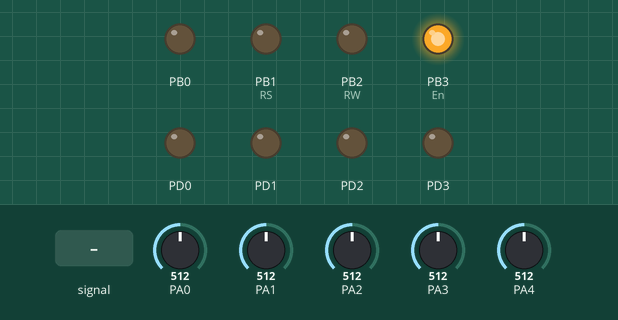
Bench run of a program on a simulated ATmega32, built with avr-gcc and emulated at 16 MHz. Shown: output pins drawn as LEDs (lit = HIGH). Wiring (inferred from the names in the program): 24Cxx EEPROM at I2C address 0x50. The inputs (shaded band) are chosen by the test bench; at power-on: PA2 = 512, PA0 = 512, PA4 = 512, PA3 = 512, PA1 = 512. EEPROM starts erased; pins used as bus, display or sensor lines are not drawn.

Above: at 1.2 s.
1.3 s: PA3 fed a 200 Hz sine of ±460 counts around its level
At 2.0 s:
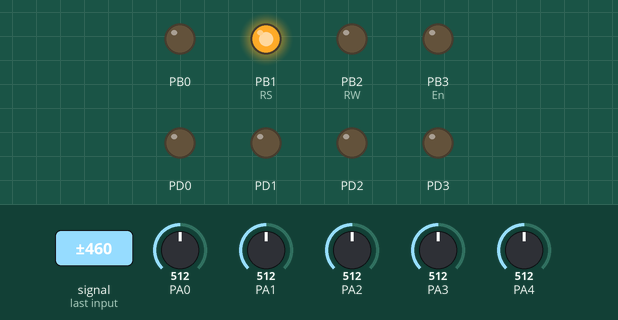
4.3 s: PA2 set to 847
7.3 s: PA0 set to 847
10.3 s: PA4 set to 847
13.3 s: PA4 set to 827
16.3 s: PA3 set to 992
At 17.2 s:
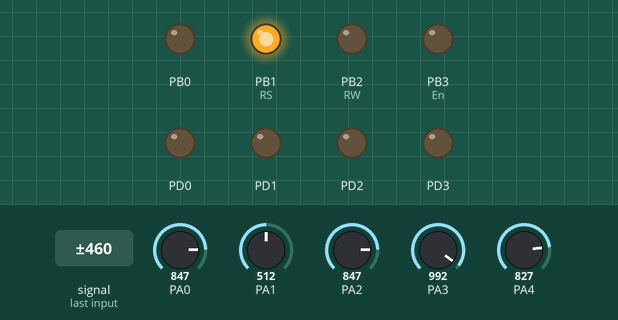
Timing chart, 0 to 18.8 s (numbered marks = the images above; inputs shaded):
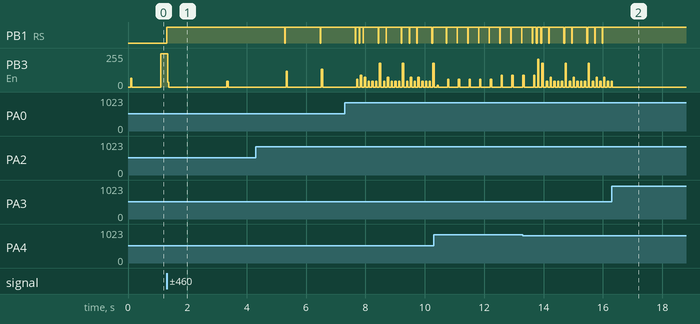

The program:

main.c
```c
/*
 * main.c
 *
 *  Created on: Feb 29, 2024
 *      Author: Mohamed_Atef
 */
#include "STD_TYPES.h"
#include "BIT_MATH.h"
#include "GIE_init.h"
#include "DIO_Interface.h"
#include "ADC_Interface.h"
#include "LCD_Interface.h"
#include <avr/io.h>
#include <avr/interrupt.h>
#include "util/delay.h"
#include "string.h"

// Array to store ADC values for each channel
volatile u16 Digital_Values[5] = {0};

// Index to keep track of the current ADC channel
volatile u8 current_channel = 0;

// List of channels to be sampled
ADC_channel channels[] = { 0, 1, 2, 3, 4 }; // Example channels for flex sensors

// ADC complete callback function
void ADC_Complete_Callback(void) {
    // Store the ADC result (10-bit value)
    Digital_Values[current_channel] = (int)ADCL | (int)(ADCH << 8);

    // Move to the next channel
    current_channel++;
    if (current_channel >= sizeof(channels) / sizeof(channels[0])) {
        current_channel = 0; // Reset to the first channel
    }
    // Start the next ADC conversion
    ADMUX = (ADMUX & 0xE0) | channels[current_channel]; // Select the next channel
    SET_BIT(ADCSRA, ADSC); // Start ADC conversion
}

int main(void) {
    // Set direction for LCD data port to output
    DIO_VoidSetPortDirection(1, OUTPUT);
    LCD_VoidInit(); // Initialize LCD
    DIO_VoidSetPinDirection(DIO_PINA0, INPUT); // Set pin A0 as input
    DIO_VoidSetPinDirection(DIO_PINA1, INPUT); // Set pin A1 as input
    DIO_VoidSetPinDirection(DIO_PINA2, INPUT); // Set pin A2 as input
    DIO_VoidSetPinDirection(DIO_PINA3, INPUT); // Set pin A3 as input
    DIO_VoidSetPinDirection(DIO_PINA4, INPUT); // Set pin A4 as input
    DIO_VoidSetPortDirection(3, 0xFF); // Set port 3 to output

    ADC_INIT(Internal_Voltage_Reference); // Initialize ADC with internal voltage reference

    ADC_VoidCallBack(ADC_Complete_Callback); // Set the ADC complete callback function

    M_GIE_VoidEnable(); // Enable global interrupts

    // Start the first ADC conversion
    start_ADC_conversion(channels[current_channel]);

    // Strings to be stored in EEPROM
    u8 lastMessage[16] = "";

    u8 message1[] = "This is terrible";
    u8 message2[] = "I Love You";
    u8 message3[] = "I Really Love You";
    u8 message4[] = "Good Job";
    u8 message5[] = "I'm watching you";
    u8 message6[] = "You";

    // Buffers to hold the read data from EEPROM
    u8 received1[16] = "";
    u8 received2[16] = "";
    u8 received3[16] = "";
    u8 received4[16] = "";
    u8 received5[16] = "";
    u8 received6[16] = "";

    // Write the strings to EEPROM starting at specific addresses
    EEPROM_WRITE_String(0, message1);
    EEPROM_WRITE_String(20, message2);
    EEPROM_WRITE_String(40, message3);
    EEPROM_WRITE_String(60, message4);
    EEPROM_WRITE_String(80, message5);
    EEPROM_WRITE_String(100, message6);
    _delay_ms(100); // Delay for EEPROM write completion

    // Read the strings from EEPROM
    EEPROM_READ_String(0, received1, sizeof(message1));
    EEPROM_READ_String(20, received2, sizeof(message2));
    EEPROM_READ_String(40, received3, sizeof(message3));
    EEPROM_READ_String(60, received4, sizeof(message4));
    EEPROM_READ_String(80, received5, sizeof(message5));
    EEPROM_READ_String(100, received6, sizeof(message6));

    // Ensure strings are null-terminated
    received1[sizeof(message1) - 1] = '\0';
    received2[sizeof(message2) - 1] = '\0';
    received3[sizeof(message3) - 1] = '\0';
    received4[sizeof(message4) - 1] = '\0';
    received5[sizeof(message5) - 1] = '\0';
    received6[sizeof(message6) - 1] = '\0';

    while (1) {
        u8 currentMessage[16] = "";

        // Check conditions based on ADC values and set the appropriate message
        //if We will use the EEPROM we will replace the messge[1-6] with received[1-6]
        if (Digital_Values[0] > 837 && Digital_Values[2] > 837 && Digital_Values[3] > 837 &&
            Digital_Values[4] < 837 && Digital_Values[1] < 837) {
            strcpy(currentMessage, message1);
        } else if (Digital_Values[2] > 837 && Digital_Values[3] > 837 &&
                   Digital_Values[0] < 837 && Digital_Values[1] < 837 && Digital_Values[4] < 837) {
            strcpy(currentMessage, message2);
        } else if (Digital_Values[3] > 837 && Digital_Values[0] < 837 &&
                   Digital_Values[1] < 837 && Digital_Values[2] < 837 && Digital_Values[4] < 837) {
            strcpy(currentMessage, message3);
        } else if (Digital_Values[1] > 837 && Digital_Values[2] > 837 && Digital_Values[3] > 837 &&
                   Digital_Values[4] > 837 && Digital_Values[0] < 837) {
            strcpy(currentMessage, message4);
        } else if (Digital_Values[0] > 837 && Digital_Values[3] > 837 && Digital_Values[4] > 837 &&
                   Digital_Values[2] < 837 && Digital_Values[1] < 837) {
            strcpy(currentMessage, message5);
        } else if (Digital_Values[0] > 837 && Digital_Values[3] > 837 && Digital_Values[4] > 837 &&
                   Digital_Values[2] > 837 && Digital_Values[1] < 837) {
            strcpy(currentMessage, message6);
        } else {
            LCD_VoidClearScreen();
        }

        // Display the message on the LCD if it has changed
        if (strcmp(lastMessage, currentMessage) != 0) {
            displayMessage(currentMessage);
            strcpy(lastMessage, currentMessage);
        }
    }

    return 0;
}
```

EEPROM_Cfg.h
```c
/*
 * EEPROM_Cfg.h
 *
 *  Created on: Dec 22, 2023
 *      Author: shady
 */

#ifndef HAL_EEPROM_EEPROM_CFG_H_
#define HAL_EEPROM_EEPROM_CFG_H_


#endif /* HAL_EEPROM_EEPROM_CFG_H_ */
```

LCD_cfg.h
```c
/*
 * LCD_cfg.h
 *
 *  Created on: Nov 17, 2023
 *      Author: shady
 */

#ifndef HAL_LCD_LCD_CFG_H_
#define HAL_LCD_LCD_CFG_H_

#include"DIO_Cfg.h"

#define RS DIO_PINB1
#define RW DIO_PINB2
#define En DIO_PINB3


#define D4 DIO_PIND4
#define D5 DIO_PIND5
#define D6 DIO_PIND6
#define D7 DIO_PIND7


#define LCD_PORT PORTD
/************** LCD mode selection*************/
#define LCD_4_bit  4
#define LCD_8_bit  8

#define LCD_MODE LCD_4_bit


#endif /* HAL_LCD_LCD_CFG_H_ */
```

EEPROM_Interface.h
```c
/*
 * EEPROM_Interface.h
 *
 *  Created on: Dec 22, 2023
 *      Author: shady
 */

#ifndef HAL_EEPROM_EEPROM_INTERFACE_H_
#define HAL_EEPROM_EEPROM_INTERFACE_H_


void EEPROM_WRITE(u16 wordadd, u8 data);
u8 EEPROM_READ(u16 wordadd);
void EEPROM_WRITE_String(u16 wordadd, u8 *data);
void EEPROM_READ_String(u16 wordadd, u8 *buffer, u16 length);
void EEPROM_WRITE_String(u16 wordadd, u8 *data);


#endif /* HAL_EEPROM_EEPROM_INTERFACE_H_ */
```

EEPROM_Program.c
```c
/*
 * EEPROM_Program.c
 *
 *  Created on: Dec 22, 2023
 *      Author: mohamed_atef
 */
#include"STD_TYPES.h"
#include"BIT_MATH.h"
#include"EEPROM_Private.h"
#include"EEPROM_Cfg.h"
#include"TWI_init.h"
#include "TWI_Private.h"
#include "EEPROM_Interface.h"
#include "LCD_Interface.h"
#include "util/delay.h"

//void EEPROM_VoidInit(void)
//{
//	 Init_M_TWI();
//}
//
//u8 EEPROM_Write(u16 address,u8 data)
//{
//	u8 _2MSB=0;
//	M_Start_Condition();
//	if((TWSR & 0xF8)!=start_condition_transmitted)
//	{
//		return 0;
//	}
//	_2MSB=(u8)((address & 0x700)>>7);
//	M_TWI_Start_Condition(0xA0|_2MSB);
//	if((TWSR & 0xF8)!=SLA_W_transmitted_ack_recieved)
//	{
//		return 0;
//	}
//	M_TWI_Start_Condition((u8)address);
//	if((TWSR & 0xF8)!=Data_byte_transmitted_ACK_received)
//	{
//		return 0;
//	}
//	M_TWI_Start_Condition(data);
//	if((TWSR & 0xF8)!=Data_byte_transmitted_ACK_received)
//	{
//		return 0;
//	}
//	M_TWI_Stop();
//	return 1;
//}
//
//
//u8 EEPROM_VoidRead(u16 address, u8*Data)
//{
//	u8 _2MSB=0;
//	M_Start_Condition();
//	if((TWSR & 0xF8)!=start_condition_transmitted)
//	{
//		return 0;
//	}
//	_2MSB=(u8)((address & 0x700)>>7);
//	M_TWI_Start_Condition(0xA0|_2MSB);
//	if((TWSR & 0xF8)!=SLA_W_transmitted_ack_recieved)
//	{
//		return 0;
//	}
//	M_TWI_Start_Condition((u8)address);
//	if((TWSR & 0xF8)!=Data_byte_transmitted_ACK_received)
//	{
//		return 0;
//	}
//	M_Start_Condition();
//	if((TWSR & 0xF8)!=repeated_start_transmitted)
//	{
//		return 0;
//	}
//	M_TWI_Start_Condition(0xA0|1);
//	if((TWSR & 0xF8)!=SLA_R_transmitted_ack_recieved)
//	{
//		return 0;
//	}
//	*Data=M_I2C_RecieveByte_ACK();
//	if((TWSR & 0xF8)!=Data_byte_recieved_ACK_received)
//	{
//		return 0;
//	}
//
//	M_TWI_Stop();
//	return 1;
//}
/*----------------------------------------------------------------------------------*/
void EEPROM_WRITE(u16 wordadd, u8 data)
{
	u8 add = (wordadd >> 8) | 0b01010000;

	vMASTER_init();
	vMASTER_START_condition();

	MASTER_SEND_ADDRESS_WRITE(add);
	MASTER_SEND_DATA((u8) wordadd);

	MASTER_SEND_DATA(data);
	M_TWI_Stop();
	_delay_ms(5);

}
void EEPROM_WRITE_String(u16 wordadd, u8 *data)
{
    while (*data)
    {
        u8 add = (wordadd >> 8) | 0b01010000;

        vMASTER_init();
        vMASTER_START_condition();

        MASTER_SEND_ADDRESS_WRITE(add);
        MASTER_SEND_DATA((u8)wordadd);

        MASTER_SEND_DATA(*data);
        M_TWI_Stop();
        _delay_ms(5);

        data++;
        wordadd++;
    }
    _delay_ms(5);
}
u8 EEPROM_READ(u16 wordadd)
{
	u8 add = (wordadd >> 8) | 0b01010000;
	vMASTER_init();
	vMASTER_START_condition();
	MASTER_SEND_ADDRESS_WRITE(add);
	MASTER_SEND_DATA((u8) wordadd);
	vMASTER_REP_START_condition();
	MASTER_SEND_ADDRESS_READ(add);
	u8 data = MASTER_RECIVE_DATA();
	M_TWI_Stop();
	return data;
	_delay_ms(5);

}


void EEPROM_READ_String(u16 wordadd, u8 *buffer, u16 length)
{
    u8 add = (wordadd >> 8) | 0b01010000;
    vMASTER_init();

    for (u16 i = 0; i < length; i++)
    {
        vMASTER_START_condition();
        MASTER_SEND_ADDRESS_WRITE(add);
        MASTER_SEND_DATA((u8)wordadd);
        vMASTER_REP_START_condition();
        MASTER_SEND_ADDRESS_READ(add);

        buffer[i] = MASTER_RECIVE_DATA();

        _delay_ms(5);

        wordadd++;
    }
    M_TWI_Stop();
    buffer[length] = '\0'; // Ensure the buffer is null-terminated
//    LCD_VoidWriteString(buffer); // Display the complete string after reading
}
```

LCD_Interface.h
```c
/*
 * LCD_Interface.h
 *
 *  Created on: Nov 17, 2023
 *      Author: shady
 */

#ifndef HAL_LCD_LCD_INTERFACE_H_
#define HAL_LCD_LCD_INTERFACE_H_

#include "STD_TYPES.h"

void LCD_VoidInit(void);
void LCD_VoidInit(void);
void LCD_VoidWriteData(u8 LCD_Char);
void LCD_VoidWriteNumber(u32 num);
void LCD_VoidWriteString(u8 *str);
void LCD_VoidClear(void);
void LCD_VoidSetCursor(u8 row, u8 col);
void displayMessage(const char* message);
void LCD_VoidClearScreen(void);
#endif /* HAL_LCD_LCD_INTERFACE_H_ */
```

LCD_Program.c
```c
/*
 * LCD_Program.c
 *
 *  Created on: Nov 17, 2023
 *      Author: shady
 */
#include"STD_TYPES.h"
#include"BIT_MATH.h"
#include <util/delay.h>
#include "DIO_Interface.h"
#include "DIO_Private.h"
#include "LCD_Private.h"
#include "LCD_cfg.h"

const u8 heartSymbol[8] = {
    0b00000,
    0b01010,
    0b11111,
    0b11111,
    0b01110,
    0b00100,
    0b00000,
    0b00000
};

static void LCD_VoidLatch(u8 Copy_byte) {
#if LCD_MODE == LCD_8_bit
	DIO_VoidSetPortValue(LCD_PORT,Copy_byte);
	DIO_VoidSetPinValue(En,DIO_HIGH);
	_delay_ms(1);
	DIO_VoidSetPinValue(En,DIO_LOW);
#elif LCD_MODE == LCD_4_bit
//	DIO_VoidSetPinValue(D7,GET_BIT(Copy_byte,7));
//	DIO_VoidSetPinValue(D6,GET_BIT(Copy_byte,6));
//	DIO_VoidSetPinValue(D5,GET_BIT(Copy_byte,5));
//	DIO_VoidSetPinValue(D4,GET_BIT(Copy_byte,4));
	PORTD_REG = (PORTD_REG & 0x0F) | ((Copy_byte) & 0xF0);
	DIO_VoidSetPinValue(En, DIO_HIGH);
	_delay_ms(1);
	DIO_VoidSetPinValue(En, DIO_LOW);
//	DIO_VoidSetPinValue(D7,GET_BIT(Copy_byte,3));
//	DIO_VoidSetPinValue(D6,GET_BIT(Copy_byte,2));
//	DIO_VoidSetPinValue(D5,GET_BIT(Copy_byte,1));
//	DIO_VoidSetPinValue(D4,GET_BIT(Copy_byte,0));
	PORTD_REG = (PORTD_REG & 0x0F) | ((Copy_byte & 0x0F) << 4);
	DIO_VoidSetPinValue(En, DIO_HIGH);
	_delay_ms(1);
	DIO_VoidSetPinValue(En, DIO_LOW);
#endif
}

static void LCD_VoidWriteInst(u8 ins) {
	DIO_VoidSetPinValue(RS, DIO_LOW);
	DIO_VoidSetPinValue(RW, DIO_LOW);
	LCD_VoidLatch(ins);

}
void LCD_VoidInit(void) {
	DIO_VoidSetPinDirection(En, OUTPUT);
	DIO_VoidSetPinDirection(RS, OUTPUT);
	DIO_VoidSetPinDirection(RW, OUTPUT);

#if LCD_MODE == LCD_8_bit
	DIO_VoidSetPortDirection(PORTD,0xFF);
	_delay_ms(50);
	LCD_VoidWriteInst(0x38);
	_delay_ms(1);
	LCD_VoidWriteInst(0x0E);
	_delay_ms(1);
	LCD_VoidWriteInst(0x01);
	_delay_ms(2);
	LCD_VoidWriteInst(0x06);
#elif LCD_MODE == LCD_4_bit
	DIO_VoidSetPinDirection(D4, OUTPUT);
	DIO_VoidSetPinDirection(D5, OUTPUT);
	DIO_VoidSetPinDirection(D6, OUTPUT);
	DIO_VoidSetPinDirection(D7, OUTPUT);
	_delay_ms(50);
	LCD_VoidWriteInst(0x33);
	LCD_VoidWriteInst(0x32);
	LCD_VoidWriteInst(0x28);
	_delay_ms(1);
	LCD_VoidWriteInst(0x0F);
	_delay_ms(1);
	LCD_VoidWriteInst(0x01);
	_delay_ms(2);
	LCD_VoidWriteInst(0x06);
#endif

}
void LCD_VoidWriteData(u8 LCD_Char) {
	DIO_VoidSetPinValue(RS, DIO_HIGH);
	DIO_VoidSetPinValue(RW, DIO_LOW);
	LCD_VoidLatch(LCD_Char);
}

void LCD_VoidWriteString(u8 *str) {
	for (u8 i = 0; str[i]; i++) {
		LCD_VoidWriteData(str[i]);
		_delay_ms(100);

	}
}

void LCD_VoidWriteNumber(u32 num) {
	u32 copy_num = num, Rev;
	u8 digit = 0, c = 0;
	while (copy_num != 0) {
		c++;
		copy_num = copy_num / 10;
	}
	while (num > 0) {
		Rev = Rev * 10 + num % 10;
		num = num / 10;
	}
	while (c != 0) {
		digit = Rev % 10;
		Rev = Rev / 10;
		LCD_VoidWriteData(digit + '0');
		c--;
	}

}

void LCD_VoidClearScreen(void) {
	LCD_VoidWriteInst(CLR_Screen);
}

void LCD_VoidSetCursor(u8 row, u8 col) {
	if (row == 1) {
		LCD_VoidWriteInst(0x80 + col);
	} else if (row == 2) {
		LCD_VoidWriteInst(0x80 + 0x40 + col);
	}
}
void LCD_VoidDisplayHeart(void) {
    // Load the heart symbol into CGRAM
    LCD_VoidWriteInst(0x40); // Start CGRAM address for custom characters
    for (u8 i = 0; i < 8; i++) {
        LCD_VoidWriteData(heartSymbol[i]);
    }
    LCD_VoidSetCursor(1, 2);
}
void displayMessage(const char* message) {
    LCD_VoidClearScreen();
    LCD_VoidWriteString(message);
}
```

EEPROM_Private.h
```c
/*
 * EEPROM_Private.h
 *
 *  Created on: Dec 22, 2023
 *      Author: shady
 */

#ifndef HAL_EEPROM_EEPROM_PRIVATE_H_
#define HAL_EEPROM_EEPROM_PRIVATE_H_


#endif /* HAL_EEPROM_EEPROM_PRIVATE_H_ */
```

LCD_Private.h
```c
/*
 * LCD_Private.h
 *
 *  Created on: Nov 17, 2023
 *      Author: shady
 */

#ifndef HAL_LCD_LCD_PRIVATE_H_
#define HAL_LCD_LCD_PRIVATE_H_

#define CLR_Screen 0x01

#endif /* HAL_LCD_LCD_PRIVATE_H_ */
```

BIT_MATH.h
```c
/*
 * BIT_MATH.h
 *
 *  Created on: Feb 9, 2024
 *      Author: newwo
 */

#ifndef BIT_MATH_H_
#define BIT_MATH_H_

#define GET_BIT(Reg,Bit_Num) ((Reg>>Bit_Num)&0x01)
#define SET_BIT(reg,bit_num) reg |=(1<<bit_num)
#define CLR_BIT(reg,bit_num) reg &= ~(1<<bit_num)
#define TOGGLE_BIT(reg,bit_num) reg^=(1<<bit_num)

#endif /* BIT_MATH_H_ */
```

STD_TYPES.h
```c
#ifndef _STD_TYPES_H
#define _STD_TYPES_H

typedef unsigned char       u8;
typedef signed char         s8;
typedef unsigned short int u16;
typedef signed short int   s16;
typedef unsigned long int  u32;
typedef signed long int    s32;
typedef float              f32;
typedef double             f64;

#define NULL  (void *)0

#endif
```

ADC_Cfg.h
```c
/*
 * ADC.Cfg.h
 *
 *  Created on: Feb 29, 2024
 *      Author: Mohamed_Atef
 */
#ifndef MCAL_ADC_ADC_CFG_H_
#define MCAL_ADC_ADC_CFG_H_

#define F_CPU 16000000UL

typedef enum {
	ADC0,
	ADC1,
	ADC2,
	ADC3,
	ADC4,
	ADC5,
	ADC6,
	ADC7
}ADC_channel;

typedef enum {
  Internal_Vref_turned_off,
  AVCC,
  Res,
  Internal_Voltage_Reference
}Voltage_Reference;


#endif /* MCAL_ADC_ADC_CFG_H_ */
```

ADC_Interface.h
```c
/*
 * ADC_Interface.h
 *
 *  Created on: Feb 29, 2024
 *      Author: Mohamed_Atef
 */
#ifndef MCAL_ADC_ADC_INTERFACE_H_
#define MCAL_ADC_ADC_INTERFACE_H_

#include "ADC_Cfg.h"
#include "ADC_Private.h"

void ADC_INIT(Voltage_Reference Voltage_Selection);
void ADC_VoidCallBack(void (*Ptr_f)(void));
void start_ADC_conversion(ADC_channel channel);

#endif /* MCAL_ADC_ADC_INTERFACE_H_ */
```

ADC_Private.h
```c
/*
 * ADC_Private.h
 *
 *  Created on: Feb 29, 2024
 *      Author: Mohamed_Atef
 */

#ifndef MCAL_ADC_ADC_PRIVATE_H_
#define MCAL_ADC_ADC_PRIVATE_H_

#include "STD_TYPES.h"

#define ADMUX (*(volatile u8*)0x27)
#define ADCSRA  (*(volatile u8*)0x26)
#define ADCL  (*(volatile u8*)0x24)
#define ADCH  (*(volatile u8*)0x25)

#define REFS1   7
#define REFS0   6
#define ADEN    7
#define ADPS2   2
#define ADPS1   1
#define ADPS0   0
#define ADSC    6
#define ADIF    4
#define ADATE   5
#define ADLAR   5
#define ADIE    3


void __vector_16(void)__attribute__((signal));

#endif /* MCAL_ADC_ADC_PRIVATE_H_ */
```

ADC_Program.c
```c
/*
 * ADC_Program.c
 *
 *  Created on: Feb 29, 2024
 *      Author: Mohamed_Atef
 */
#include "ADC_Private.h"
#include "ADC_Interface.h"
#include "BIT_MATH.h"
#include "avr/io.h"
#include<util/delay.h>

void (*ADC_f)(void)=NULL;

void ADC_INIT(Voltage_Reference Voltage_Selection) {
    switch (Voltage_Selection) {
        case Internal_Vref_turned_off:
            CLR_BIT(ADMUX, REFS0);
            CLR_BIT(ADMUX, REFS1);
            break;
        case AVCC:
            SET_BIT(ADMUX, REFS0);
            CLR_BIT(ADMUX, REFS1);
            break;
        case Res:
            CLR_BIT(ADMUX, REFS0);
            SET_BIT(ADMUX, REFS1);
            break;
        case Internal_Voltage_Reference:
            SET_BIT(ADMUX, REFS0);
            SET_BIT(ADMUX, REFS1);
            break;
    }
    SET_BIT(ADCSRA, ADPS2); // select the prescaler
    SET_BIT(ADCSRA, ADPS1);
    SET_BIT(ADCSRA, ADPS0);
    CLR_BIT(ADMUX, ADLAR);
    CLR_BIT(ADCSRA, ADATE);
    SET_BIT(ADCSRA, ADIE); // enable ADC interrupt
    SET_BIT(ADCSRA, ADEN); // enable the ADC
}

void start_ADC_conversion(ADC_channel channel) {
    ADMUX = (ADMUX & 0xE0) | channel; // Masking and then select the input pin
    SET_BIT(ADCSRA, ADSC); // ADC Start Conversion
}

void __vector_16(void) {
    if (ADC_f != NULL) {
        ADC_f();
    }
    SET_BIT(ADCSRA, ADIF); // Clear the interrupt flag
}

void ADC_VoidCallBack(void (*Ptr_f)(void)) {
    ADC_f = Ptr_f;
}
```

DIO_Interface.h
```c
/*
 * DIO_Interface.h
 *
 *  Created on: Feb 9, 2024
 *      Author: newwo
 */

#ifndef MCAL_DIO_DIO_INTERFACE_H_
#define MCAL_DIO_DIO_INTERFACE_H_

#include "STD_TYPES.h"
#include"DIO_cfg.h"

void DIO_VoidSetPinDirection(PIN_NUM PIN,u8 Value);
void DIO_VoidSetPinValue(PIN_NUM PIN,u8 Value);
void DIO_VoidSetPortValue(u8 PORT,u8 Value);
void DIO_VoidSetPortDirection(u8 PORT,u8 Value);
u8 DIO_U8GetPinValue(PIN_NUM PIN);
void DIO_SetPin_PULLUP(PIN_NUM PIN);


#endif /* MCAL_DIO_DIO_INTERFACE_H_ */
```

DIO_cfg.c
```c
/*
 * DIO_cfg.c
 *
 *  Created on: Feb 9, 2024
 *      Author: newwo
 */
```

Source omitted: DIO_Private.h (692 bytes), DIO_cfg.h (744 bytes), DIO_program.c (2575 bytes), GIE_Private.h (205 bytes), GIE_Program.c (294 bytes), GIE_init.h (239 bytes), TWI_Private.h (1797 bytes), TWI_Program.c (4423 bytes), TWI_Types.h (1202 bytes), TWI_cfg.c (83 bytes), TWI_cfg.h (168 bytes), TWI_init.h (739 bytes)

Measured:
- after the input at 1.3 s, PB1 (RS): LOW → HIGH at once; PB3 (En): 250/255 → 0/255 at once
- after the input at 16.3 s, PB1 (RS): stops changing and stays HIGH; PB3 (En): goes on until 16.3 s, then stays 0/255
